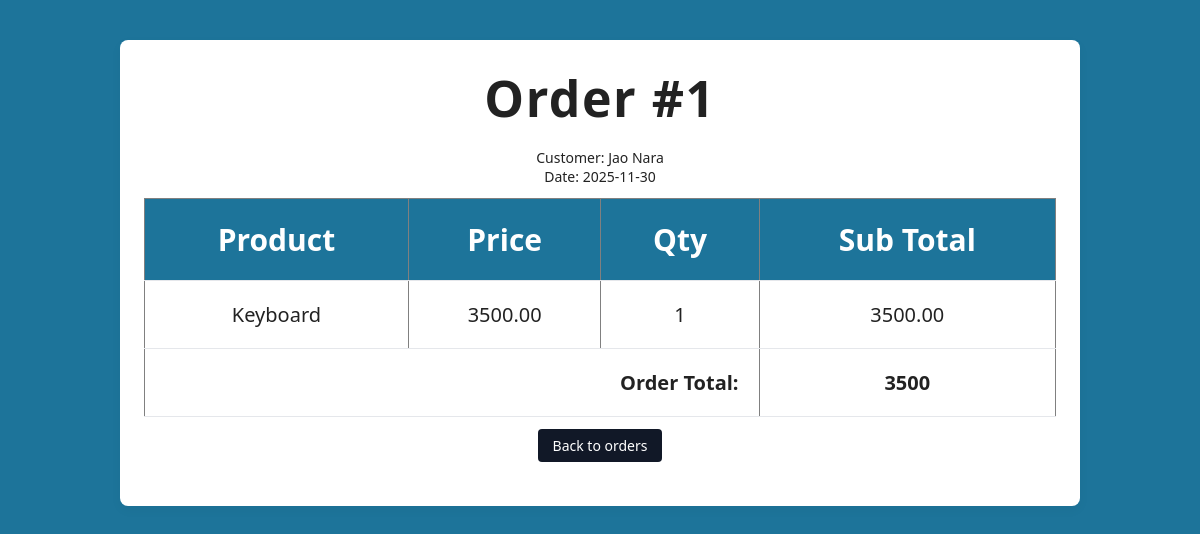
The app's page /order_details.php?id=1 with its own data.
### tables this page shows
CREATE TABLE `orders` (
  `order_id` int(11) NOT NULL,
  `customer_id` int(11) DEFAULT NULL,
  `order_date` date DEFAULT NULL
);

CREATE TABLE `customers` (
  `customer_id` int(11) NOT NULL,
  `first_name` varchar(50) NOT NULL,
  `last_name` varchar(50) NOT NULL,
  `email` varchar(100) DEFAULT NULL,
  `phone` varchar(20) DEFAULT NULL
);

CREATE TABLE `order_items` (
  `order_item_id` int(11) NOT NULL,
  `order_id` int(11) DEFAULT NULL,
  `product_id` int(11) DEFAULT NULL,
  `quantity` int(11) NOT NULL
);

CREATE TABLE `products` (
  `product_id` int(11) NOT NULL,
  `product_name` varchar(100) NOT NULL,
  `category_id` int(11) DEFAULT NULL,
  `price` decimal(10,2) NOT NULL
);

### order_details.php (the view, shortened to what this page needs)
<!DOCTYPE html>
<html>
<head>
  <link rel="stylesheet" href="style.css">
</head>
<body>
  <div class="wrapper">
    <main>
<?php
include 'database.php';
$id = isset($_GET['id']) ? (int)$_GET['id'] : 0;
$stmt = $conn->prepare("SELECT o.order_id, o.order_date,
                               c.first_name, c.last_name
                        FROM orders o
                        JOIN customers c ON o.customer_id = c.customer_id
                        WHERE o.order_id = ?");
$stmt->bind_param("i", $id);
$stmt->execute();
$order = $stmt->get_result()->fetch_assoc();
$sql = "SELECT oi.quantity,
               p.product_name,
               p.price,
               (oi.quantity * p.price) AS line_total
        FROM order_items oi
        JOIN products p ON oi.product_id = p.product_id
        WHERE oi.order_id = ?";
$stmt2 = $conn->prepare($sql);
$stmt2->bind_param("i", $id);
$stmt2->execute();
$itemsResult = $stmt2->get_result();
$total = 0;
$items = [];
while ($row = $itemsResult->fetch_assoc()) {
  $items[] = $row;
  $total += $row['line_total'];
}
?>
<!DOCTYPE html>
<html>
<head>
</head>
<body>
  <h1>Order #<?php echo $order['order_id']; ?></h1>
  <p>
    Customer: <?php echo htmlspecialchars($order['first_name'] . ' ' . $order['last_name']); ?><br>
    Date: <?php echo $order['order_date']; ?>
  </p>
  <?php if (count($items) > 0): ?>
    <table border="1" cellpadding="5" cellspacing="0">
      <tr>
        <th>Product</th>
        <th>Price</th>
        <th>Qty</th>
        <th>Sub Total</th>
      </tr>
      <?php foreach ($items as $it): ?>
        <tr>
          <td><?php echo htmlspecialchars($it['product_name']); ?></td>
          <td><?php echo $it['price']; ?></td>
          <td><?php echo $it['quantity']; ?></td>
          <td><?php echo $it['line_total']; ?></td>
        </tr>
      <?php endforeach; ?>
      <tr>
        <td colspan="3" style="text-align:right;"><strong>Order Total:</strong></td>
        <td><strong><?php echo $total; ?></strong></td>
      </tr>
    </table>
  <?php else: ?>
    <p>No items in this order.</p>
  <?php endif; ?>
  <p class="order_details_btn">
    <button type="button" class="btn btn-ghost" onclick="location.href='view_orders.php'">Back to orders</button>
  </p>
</body>
</html>
    </main>
  </div>
</body>
</html>

### style.css (style rules this page uses)
* { box-sizing: border-box; margin: 0; padding: 0; font-family: system-ui, -apple-system, BlinkMacSystemFont, "Segoe UI", sans-serif; }
body { background: #1D749A; color: #222; padding: 40px 20px; text-align: center; }
main { max-width: 960px; margin: 0 auto; background: #ffffff; border-radius: 8px; padding: 24px 24px 32px; box-shadow: 0 4px 12px rgba(0, 0, 0, 0.04); }
h1 { font-size: 50px; margin-bottom: 16px; letter-spacing: 0.03em; text-align: center; }
.btn { display: inline-flex; align-items: center; gap: 8px; padding: 8px 14px; border-radius: 8px; background: #111827; color: #ffffff; font-size: 20px; text-decoration: none; border: 1px solid rgba(0,0,0,0.12); transition: transform 120ms ease, box-shadow 160ms ease, background 120ms ease; cursor: pointer; }
.btn-ghost { background: transparent; color: #111827; border: 1px dashed rgba(17,24,39,0.06); }
table { width: 100%; border-collapse: collapse; margin-top: 12px; font-size: 14px; }
th, td { padding: 20px; border-bottom: 1px solid #e5e7eb; text-align: center; font-size: 20px; font-family: 'Segoe UI', Tahoma, Geneva, Verdana, sans-serif; }
th { font-weight: 600; background: #1D749A; color: #FFFFFF; font-size: 30px; }
tr:nth-child(even) td { background: #FFFFFF; }
button, .btn { display: inline-block; padding: 6px 14px; border-radius: 4px; border: 1px solid transparent; background: #111827; color: #ffffff; font-size: 14px; cursor: pointer; }
p { margin-top: 8px; font-size: 14px; }
.wrapper { max-width: 960px; margin: 0 auto; }
.order_details_btn { display: flex; gap: 20px; align-items: center; justify-content: center; flex-wrap: wrap; margin: 12px 0; }

### records on screen
orders: order_id "1", customer.last_name "Jao Nara", order_date "2025-11-30"
order_items: product.product_name "Keyboard", product.price "3500.00", quantity "1", line_total "3500.00"

### other values on screen
$total "3500"
